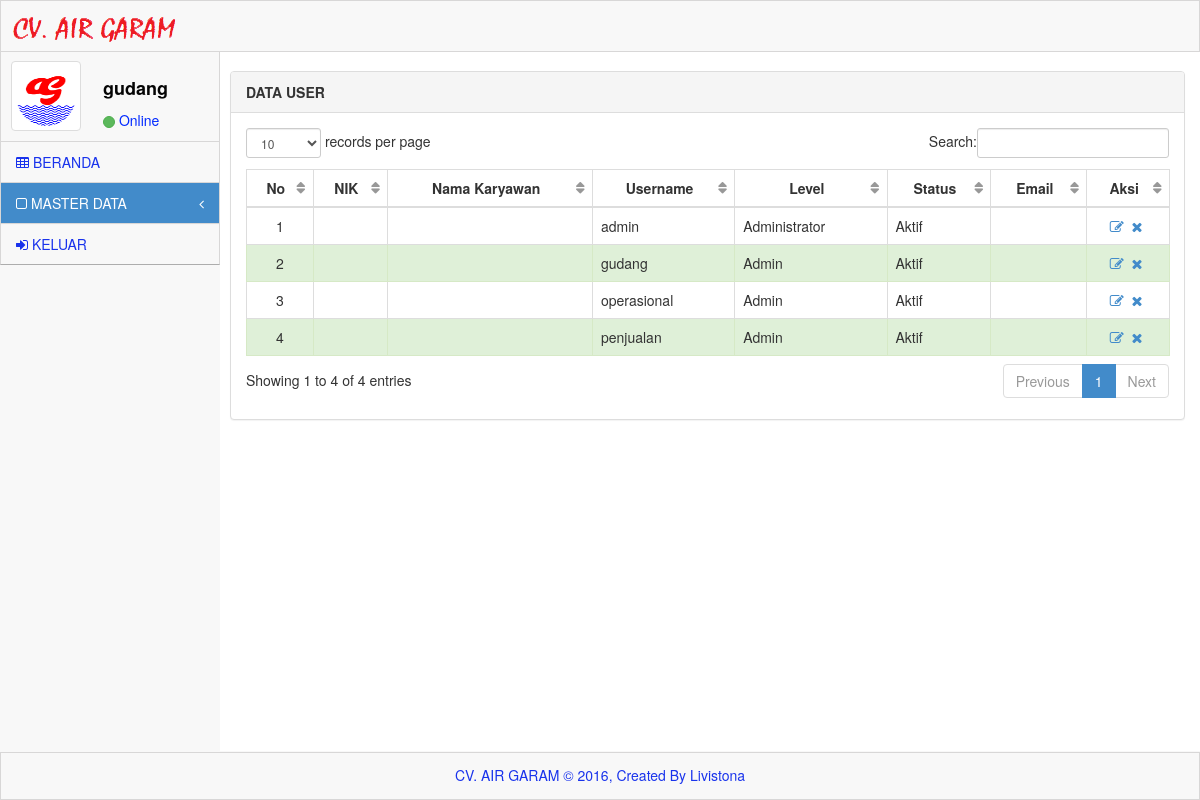
The app's page /system/index.php?menu=master&sub_menu=user (signed in) with its own data.
### tables this page shows
CREATE TABLE IF NOT EXISTS `user` (
  `username` varchar(100) NOT NULL,
  `password` varchar(100) NOT NULL,
  `level` varchar(20) NOT NULL,
  `status_user` enum('Aktif','Tidak Aktif') NOT NULL,
  `nik` varchar(10) DEFAULT NULL,
  `email` varchar(100) DEFAULT NULL,
  PRIMARY KEY (`username`)
);

### system/menu/user.php (the view)
<div id="content">
	<div class="inner" style="min-height: 700px;">
		<br>
                <div class="row">
                <div class="col-lg-12">
                    <div class="panel panel-default">
                        <div class="panel-heading">
                            <b>DATA USER</b>
                        </div>
                        <div class="panel-body">
                            <div class="table-responsive">
                                <table class="table table-bordered table-hover" id="dataTables-example">
                                    <thead>
                                        <tr align="center">
                                            <th>No</th>
                                            <th>NIK</th>
                                            <th>Nama Karyawan</th>
                                            <th>Username</th>
                                            <th>Level</th>
                                            <th>Status</th>
                                            <th>Email</th>
                                            <th>Aksi</th>
                                        </tr>
                                    </thead>
									<tbody>
										<?php
										$i=0;
										$sql = mysql_query("SELECT b.nik, b.nama_karyawan, a.username, a.level, a.status_user, a.email
										FROM user a LEFT JOIN karyawan b ON a.nik=b.nik");
										while($hasil=mysql_fetch_array($sql)){
										$i+=1;
										$sisa=$i%2;
										if ($sisa == 0)  {
											$class = "class='success'";
										}else {
											$class = "class='gradeX'";
										 }
										?>
                                        <tr <?php echo $class;?> >
                                            <td align="center"><?php echo $i;?></td>
                                            <td><?php echo $hasil['nik'];?></td>
                                            <td><?php echo $hasil['nama_karyawan'];?></td>
                                            <td><?php echo $hasil['username'];?></td>
                                            <td><?php echo $hasil['level'];?></td>
                                            <td><?php echo $hasil['status_user'];?></td>
                                            <td><?php echo $hasil['email'];?></td>
                                            <td align="center">
												<a href="index.php?menu=master&sub_menu=user_edit&id=<?php echo $hasil['username'];?>"><i class="icon-edit"></i></a>&nbsp;
												<a href="index.php?menu=master&sub_menu=user_delete&id=<?php echo $hasil['username'];?>" onclick="return confirm('Apakah anda yakin ingin menghapus data ini?')"><i class="icon-remove"></i></a>&nbsp;
											</td>
                                        </tr>
										<?php } ?>
                                    </tbody>
								</table>
                            </div>
                        </div>
                    </div>
                </div>
            </div>
	</div>
</div>
</div>

### system/assets/css/main.css (style rules this page uses)
@media (min-width: 768px) { html, body { height: 100%; } }
body.padTop53 { padding-top: 75px; overflow: visible; }
@media (min-width: 802px) { body.padTop53 { padding-top: 51px; } }
@media (min-width: 768px) { #content { margin-left: 100px; } }
@media (min-width: 992px) { #content { margin-left: 220px; } }
#content { -webkit-transition: margin 0.4s; transition: margin 0.4s; }
.inner { position: relative; min-height: 1px; padding-right: 15px; padding-left: 10px; background: #fff; border: 0px solid #e4e4e4; min-height:1200px; }
@media (min-width: 768px) { .inner { float: left; width: 100%; } }
.inner .row { margin-right: -15px; margin-left: -15px; }

### system/assets/css/MoneAdmin.css (style rules this page uses)
body { background-color: #f8f8f8; }
table.dataTable thead .sorting, table.dataTable thead .sorting_asc:after, table.dataTable thead .sorting_desc, table.dataTable thead .sorting_asc_disabled, table.dataTable thead .sorting_desc_disabled { background: transparent; }
table.dataTable thead .sorting_asc:after { content: "\f0de"; float: right; font-family: fontawesome; }
table.dataTable thead .sorting:after { content: "\f0dc"; float: right; font-family: fontawesome; color: rgba(50,50,50,.5); }

### records on screen
user: username "admin", level "Administrator", status_user "Aktif"
user: username "gudang", level "Admin", status_user "Aktif"
user: username "operasional", level "Admin", status_user "Aktif"
user: username "penjualan", level "Admin", status_user "Aktif"

### other values on screen
$_SESSION['username'] "gudang"
